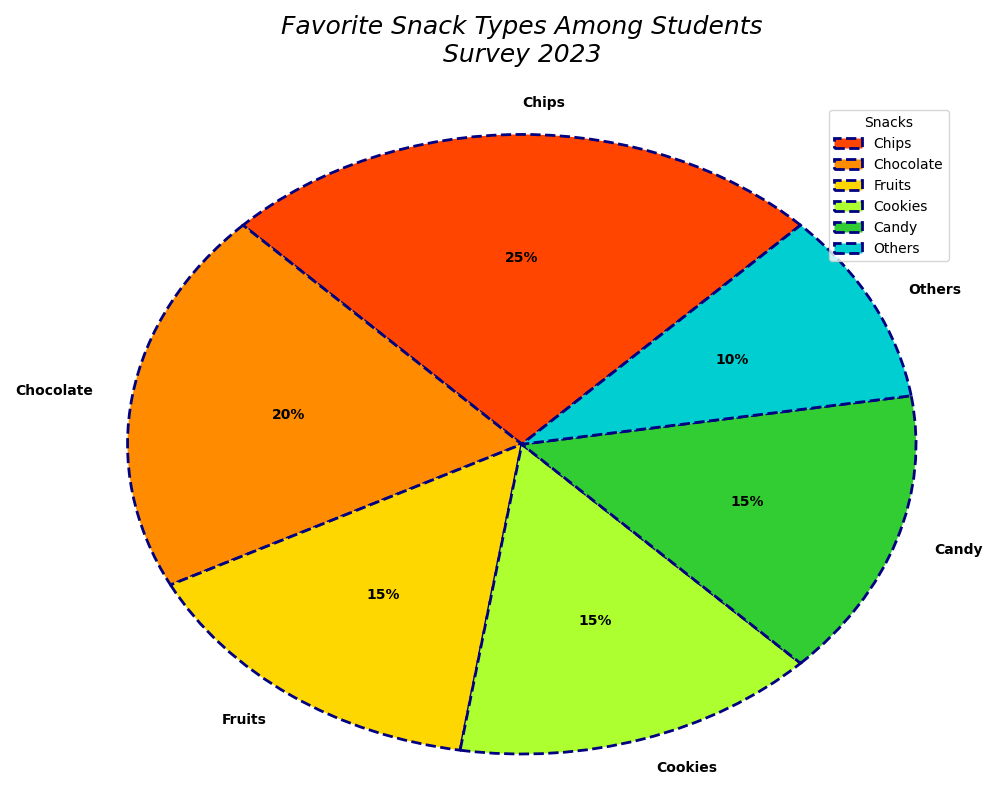

Python code for this plot:
import matplotlib.pyplot as plt
import numpy as np

# Define the data
snack_types = ['Chips', 'Chocolate', 'Fruits', 'Cookies', 'Candy', 'Others']
preferences = [25, 20, 15, 15, 15, 10]

# Define colors for each segment of the pie chart with different shades
colors = ['#FF4500', '#FF8C00', '#FFD700', '#ADFF2F', '#32CD32', '#00CED1']

# No highlighting of slices through explode
explode = (0, 0, 0, 0, 0, 0)

# Create the pie chart
fig, ax = plt.subplots(figsize=(10, 8))
wedges, texts, autotexts = ax.pie(
    preferences, 
    labels=snack_types, 
    autopct='%1.0f%%', 
    startangle=45,  # Changed the starting angle
    colors=colors, 
    explode=explode, 
    shadow=False,  # Removed shadow
    textprops=dict(color="black", fontsize=10, weight="semibold"),  # Altered text properties
    wedgeprops=dict(edgecolor='navy', linewidth=2, linestyle='--')  # Changed border style
)

# Set the title
plt.title('Favorite Snack Types Among Students\nSurvey 2023', fontsize=18, fontstyle='italic', pad=30)

# Add a legend in a different position
plt.legend(wedges, snack_types, title="Snacks", loc="upper right", fontsize=10)

# The pie chart is not forced to be a perfect circle
plt.axis('auto')

# Automatically adjust layout to ensure sufficient padding is maintained
plt.tight_layout()

# Display the plot
plt.show()
